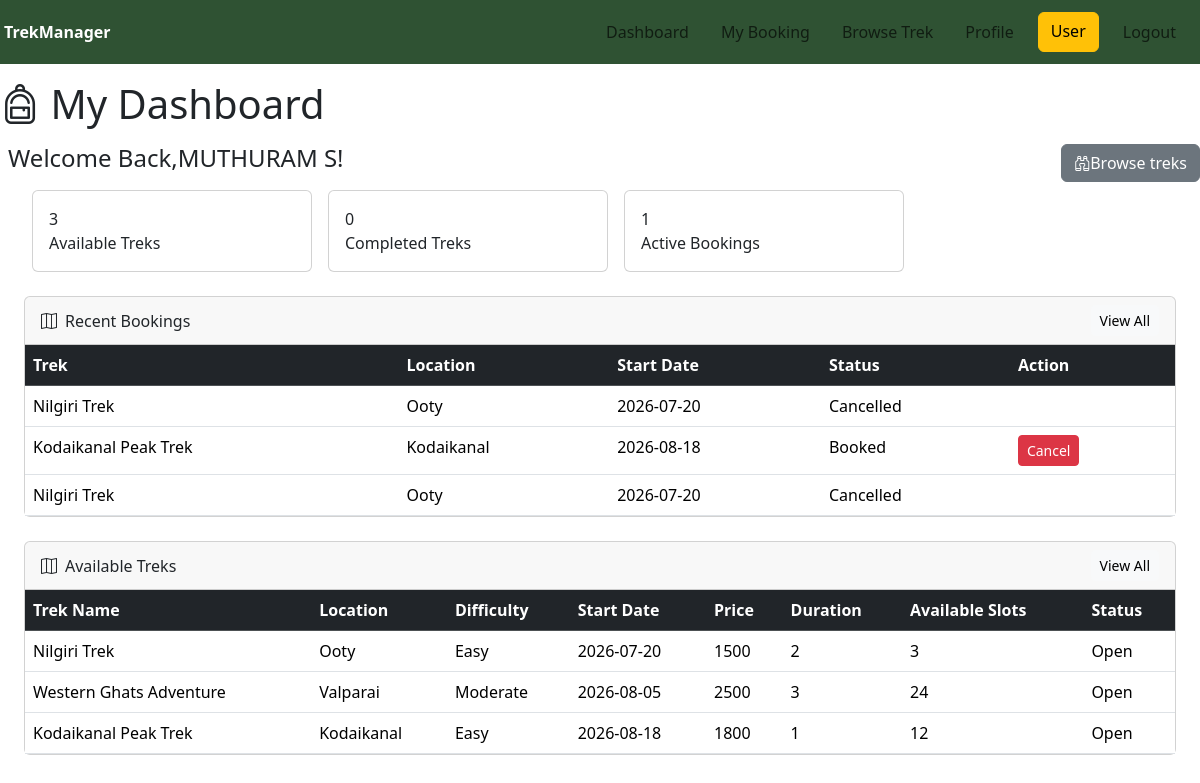
The page /user/dashboard (signed in) on the database its author committed.
### models.py (models this page shows)
class User(db.Model):
    Id=db.Column(db.Integer,primary_key=True)
    Username=db.Column(db.String(100),unique=False,nullable=False)
    Contact=db.Column(db.Integer)
    Email=db.Column(db.String(100),unique=True,nullable=False)
    Password=db.Column(db.String(100),unique=False,nullable=False)
    Role=db.Column(db.String(100),nullable=False)
    Status=db.Column(db.String(100),nullable=False)
    bookings=db.relationship('Book',backref='user')

class Book(db.Model):
    booking_id=db.Column(db.Integer,primary_key=True)
    User_Id=db.Column(db.Integer,db.ForeignKey('user.Id'),nullable=False)
    Trek_Id=db.Column(db.Integer,db.ForeignKey('trek.Trek_Id'),nullable=False)
    Booking_Date=db.Column(db.DateTime,nullable=False,default=dt.now)
    Status=db.Column(db.String(100),nullable=False)

class Trek(db.Model):
    Trek_Id=db.Column(db.Integer,primary_key=True,nullable=False)
    Trek_Name=db.Column(db.String(100),nullable=False)
    Location=db.Column(db.String(100),nullable=False)
    Duration=db.Column(db.Integer,nullable=False)
    Difficulty=db.Column(db.String(100),nullable=False)
    Price=db.Column(db.Integer,nullable=False)
    Total_Slots=db.Column(db.Integer,nullable=False)
    Staff_Id=db.Column(db.Integer,db.ForeignKey('user.Id'),nullable=True)
    Status=db.Column(db.String(100),nullable=False)
    Start_Date=db.Column(db.Date,nullable=False)
    End_Date=db.Column(db.Date,nullable=False)
    Description=db.Column(db.Text,nullable=True)
    bookings=db.relationship('Book',backref='trek')
    Available_Slots=db.Column(db.Integer,nullable=False)
    staff = db.relationship('User', foreign_keys=[Staff_Id])

### routes/user.py (the view)
@app.route('/user/dashboard')
def user_dashboard():
    if "user_id" not in session:
        flash("Please login first.", "danger")
        return redirect(url_for("login"))
    if session["role"] != "User":
        flash("Access denied.", "danger")
        return redirect(url_for("login"))
    user = User.query.get(session["user_id"])
    Available_trek = Trek.query.filter_by(Status='Open').limit(3).all()
    open_treks_count = Trek.query.filter_by(Status="Open").count()
    book = Book.query.filter_by(User_Id=session['user_id'], Status="Booked").count()
    complete_count = Book.query.filter_by(User_Id=session['user_id'], Status="Completed").count()
    my_bookings_list = Book.query.filter_by(User_Id=session['user_id']).order_by(Book.booking_id.desc()).all()
    return render_template("user/user_dashboard.html", current_user=user, book_count=open_treks_count,
                            complete_count=complete_count, booking_count=book, my_bookings=my_bookings_list,
                            treks=Available_trek)

### templates/user/user_dashboard.html (shortened to what this page needs)
<!DOCTYPE html>
<html>
    <head>
        <link href="https://cdn.jsdelivr.net/npm/bootstrap@5.3.7/dist/css/bootstrap.min.css" rel="stylesheet">
        <link rel="stylesheet" href="https://cdn.jsdelivr.net/npm/bootstrap-icons@1.11.3/font/bootstrap-icons.min.css">
    </head>
    <body>
        <div class="header 	">
        <div style="background-color:#2F5233;;padding-right:40px;" class="d-flex justify-content-between align-items-center p-1">
            <a class="navbar-brand fw-bold text-white" href="{{ url_for('user_dashboard') }}">TrekManager</a>
        <nav class="navbar navbar-expand-lg " >
        <div class="container-fluid">
            <ul class="navbar-nav flex-row gap-3 mx-auto">
                <li class="nav-item"><a class="nav-link " href="{{url_for('user_dashboard')}}">Dashboard</a></li>
                <li class="nav-item"><a class="nav-link" href="{{url_for('my_bookings')}}">My Booking</a></li>
                <li class="nav-item"><a class="nav-link " href="{{url_for('browse')}}">Browse Trek</a></li>
                <li class="nav-item"><a class="nav-link " href="{{url_for('profile')}}">Profile</a></li>
                <a class="btn btn-warning " >User</a>
                <li class="nav-item"><a class="nav-link" href="{{ url_for('logout') }}">Logout</a></li>
            </ul>
        </div></div>
        </div>
        <div>
        <h1 class="mt-3 mb-3"> <i class="bi bi-backpack"></i> My Dashboard</h1>
        <div class="d-flex">
        <h4 class="ms-2 d-flex">Welcome Back,{{current_user.Username}}!</h4>
        <a href="{{url_for('browse')}}" class="d-flex btn btn-secondary ms-auto mb-2" ><i class="bi bi-binoculars"></i>Browse treks</a>
        </div>
        </div>
<div class="row g-3 ms-4 mb-4">
    <div class="col-sm-6 col-lg-3">
        <div class="card stat-card p-3">
            <div class="stat-number">{{ book_count }}</div>
            <div class="stat-label">Available Treks</div>
        </div>
    </div>
    <div class="col-sm-6 col-lg-3">
        <div class="card stat-card p-3">
            <div class="stat-number">{{ complete_count }}</div>
            <div class="stat-label">Completed Treks</div>
        </div>
    </div>
    <div class="col-sm-6 col-lg-3">
        <div class="card stat-card p-3">
            <div class="stat-number">{{ booking_count }}</div>
            <div class="stat-label">Active Bookings</div>
        </div>
    </div>
</div>
    <div class="card  ms-4 me-4">
        <div class="card-header d-flex justify-content-between align-items-center">
            <span><i class="bi bi-map me-2"></i>Recent Bookings</span>
            <a href="{{url_for('my_bookings')}}" class="btn btn-light btn-sm">View All</a>
        </div>
        <table class="table table-hover mb-0">
            <thead class="table-dark">
                <tr>
                    <th>Trek</th>
                    <th>Location</th>
                    <th>Start Date</th>
                    <th>Status</th>
                    <th>Action</th>
                </tr>
            </thead>
            <tbody>
                {%for i in my_bookings[:3]%}
                <tr>
                <td>
                    {{i.trek.Trek_Name}}
                </td>
                <td>
                    {{i.trek.Location}}
                </td>
                <td>
                    {{i.trek.Start_Date}}
                </td>
                <td>
                    {{i.Status}}
                </td>
                <td>{% if i.Status == 'Booked' %}
                <a href="{{ url_for('cancel_booking', booking_id=i.booking_id) }}" class="btn btn-danger btn-sm" onclick="return confirm('Cancel this booking?')">Cancel</a>
                {% endif %}
                </td>
                </tr>
                {%else%}
                <tr>
                    <td colspan="5">
                        <p div class="text-center">No Treks Booked</p>
                    </td>
                </tr>
                {%endfor%}
            </tbody>
        </table>
    </div>
    <div class="card  ms-4 me-4 mt-4">
        <div class="card-header d-flex justify-content-between align-items-center">
            <span><i class="bi bi-map me-2"></i>Available Treks</span>
            <a href="{{url_for('browse')}}" class="btn btn-light btn-sm">View All</a>
        </div>
        <div class="table-responsive">
        <table class="table table-hover mb-0">
            <thead class="table-dark">
                <tr>
                    <th>Trek Name</th>
                    <th>Location</th>
                    <th>Difficulty</th>
                    <th>Start Date</th>
                    <th>Price</th>
                    <th>Duration</th>
                    <th>Available Slots</th>
                    <th>Status</th>
                </tr>
            </thead>
            <tbody>
                {%for i in treks%}
                <tr>
                <td>
                    {{i.Trek_Name}}
                </td>
                <td>
                    {{i.Location}}
                </td>
                <td>
                    {{i.Difficulty}}
                </td>
                <td>
                    {{i.Start_Date}}
                </td>
                <td>
                    {{i.Price}}
                </td>
               <td>
                    {{i.Duration}}
                </td>
                <td>
                    {{i.Available_Slots}}
                </td>
                <td>
                    {{i.Status}}
                </td>
                </tr>
                {%else%}
                <tr>
                    <td colspan="8">
                        <p div class="text-center">No Treks Available</p>
                    </td>
                </tr>
                {%endfor%}
            </tbody>
        </table>
        </div>
    </div>
    </body>
    </html>

### rows shown on the page
User: Username "MUTHURAM S"
Book: trek.Trek_Name "Nilgiri Trek", trek.Location "Ooty", trek.Start_Date "2026-07-20", Status "Cancelled"
Book: trek.Trek_Name "Kodaikanal Peak Trek", trek.Location "Kodaikanal", trek.Start_Date "2026-08-18", Status "Booked"
Book: trek.Trek_Name "Nilgiri Trek", trek.Location "Ooty", trek.Start_Date "2026-07-20", Status "Cancelled"
Trek: Trek_Name "Nilgiri Trek", Location "Ooty", Difficulty "Easy", Start_Date "2026-07-20", Price "1500", Duration "2", Available_Slots "3", Status "Open"
Trek: Trek_Name "Western Ghats Adventure", Location "Valparai", Difficulty "Moderate", Start_Date "2026-08-05", Price "2500", Duration "3", Available_Slots "24", Status "Open"
Trek: Trek_Name "Kodaikanal Peak Trek", Location "Kodaikanal", Difficulty "Easy", Start_Date "2026-08-18", Price "1800", Duration "1", Available_Slots "12", Status "Open"

### other values the page prints
{{ book_count }} "3"
{{ complete_count }} "0"
{{ booking_count }} "1"
